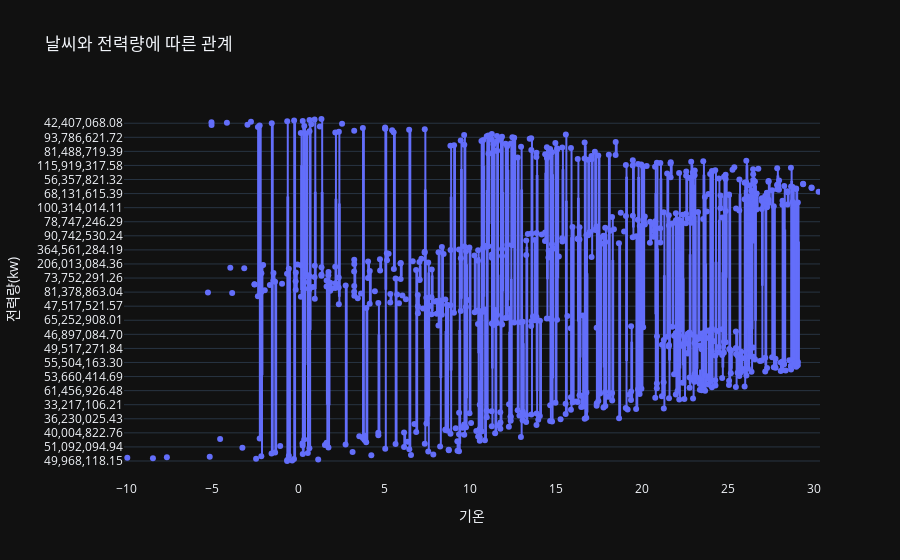
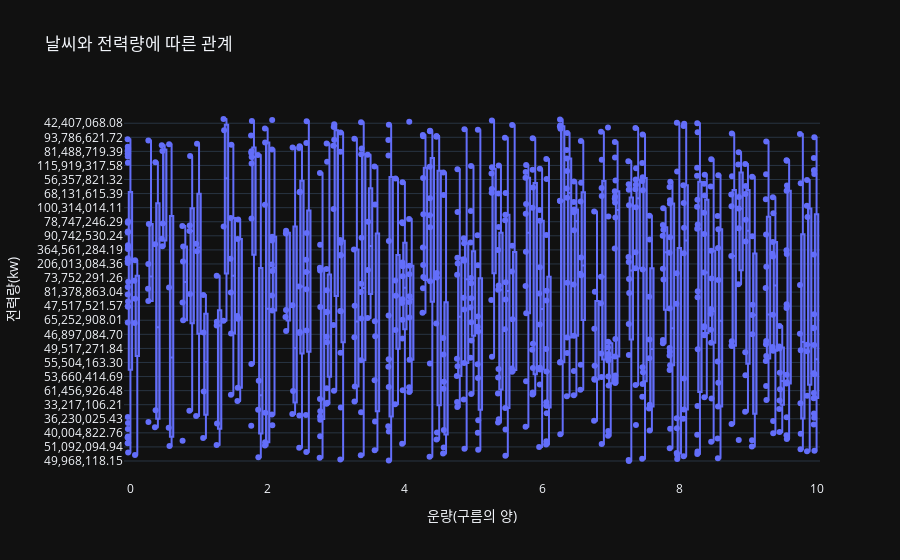
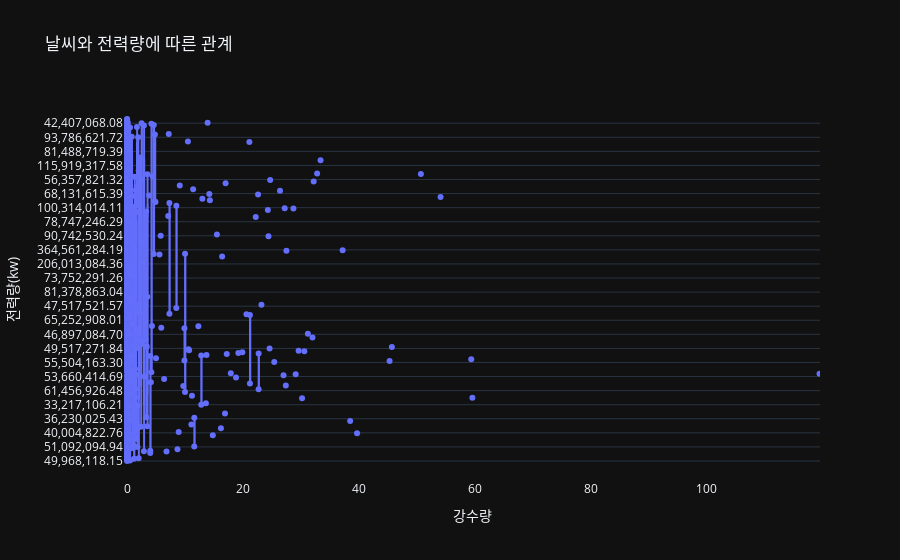
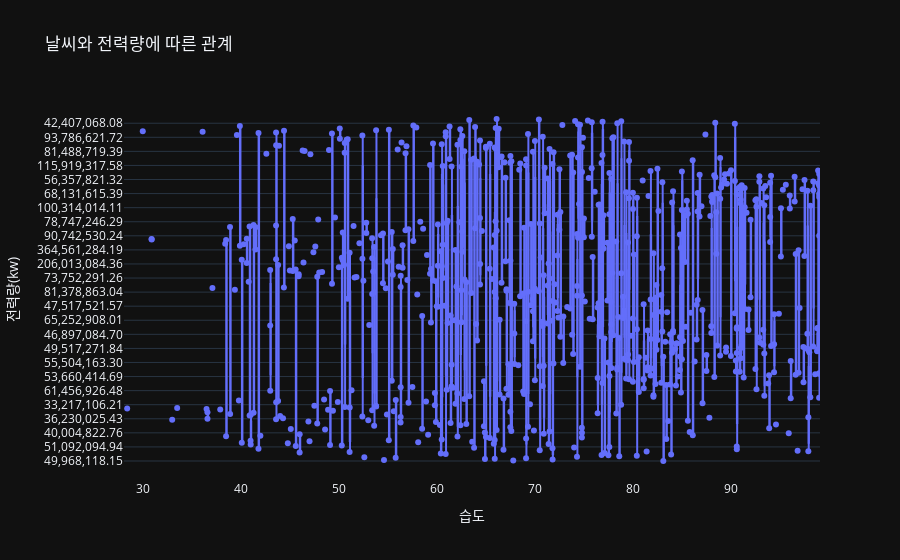

Notebook source saved alongside these figures, in order:
### Code cell
weather_df = ['temp', 'cloud',
              'rainfall_total', 'Humidity_mean', 'solar']
col_label = {'temp' : '기온',
             'Humidity_mean' : '습도',
             'rainfall_total' : '강수량',
             'cloud' : '운량(구름의 양)',
             'solar' : '합계 일사량'}

for feature in weather_df:
    # Box plot 생성
    box = go.Box(x=df[feature], y=df["demand_max(Wh)"], boxpoints='all')

    # 레이아웃 생성
    layout = go.Layout(title='날씨와 전력량에 따른 관계', xaxis={'title': col_label[feature]}, 
                    yaxis={'title': '전력량(kw)'},
                    template='plotly_dark')

    # 그래프 생성
    fig = go.Figure(data=[box], layout=layout)

    # 그래프 출력
    fig.show()

### Figure 1 — Plotly figure (JSON) as saved in the notebook; plotly's stock layout.template omitted (floating-point values rounded to 4 significant figures; data arrays with more than 128 entries replaced by an {"elided": "..."} marker saying what was removed)
{"data": [{"boxpoints": "all", "type": "box", "x": {"elided": "730 float values"}, "y": {"elided": "730 str values"}}], "layout": {"title": {"text": "날씨와 전력량에 따른 관계"}, "xaxis": {"title": {"text": "기온"}}, "yaxis": {"title": {"text": "전력량(kw)"}}}}

### Figure 2 — Plotly figure (JSON) as saved in the notebook; plotly's stock layout.template omitted (floating-point values rounded to 4 significant figures; data arrays with more than 128 entries replaced by an {"elided": "..."} marker saying what was removed)
{"data": [{"boxpoints": "all", "type": "box", "x": {"elided": "730 float values"}, "y": {"elided": "730 str values"}}], "layout": {"title": {"text": "날씨와 전력량에 따른 관계"}, "xaxis": {"title": {"text": "운량(구름의 양)"}}, "yaxis": {"title": {"text": "전력량(kw)"}}}}

### Figure 3 — Plotly figure (JSON) as saved in the notebook; plotly's stock layout.template omitted (floating-point values rounded to 4 significant figures; data arrays with more than 128 entries replaced by an {"elided": "..."} marker saying what was removed)
{"data": [{"boxpoints": "all", "type": "box", "x": {"elided": "730 float values"}, "y": {"elided": "730 str values"}}], "layout": {"title": {"text": "날씨와 전력량에 따른 관계"}, "xaxis": {"title": {"text": "강수량"}}, "yaxis": {"title": {"text": "전력량(kw)"}}}}

### Figure 4 — Plotly figure (JSON) as saved in the notebook; plotly's stock layout.template omitted (floating-point values rounded to 4 significant figures; data arrays with more than 128 entries replaced by an {"elided": "..."} marker saying what was removed)
{"data": [{"boxpoints": "all", "type": "box", "x": {"elided": "730 float values"}, "y": {"elided": "730 str values"}}], "layout": {"title": {"text": "날씨와 전력량에 따른 관계"}, "xaxis": {"title": {"text": "습도"}}, "yaxis": {"title": {"text": "전력량(kw)"}}}}
